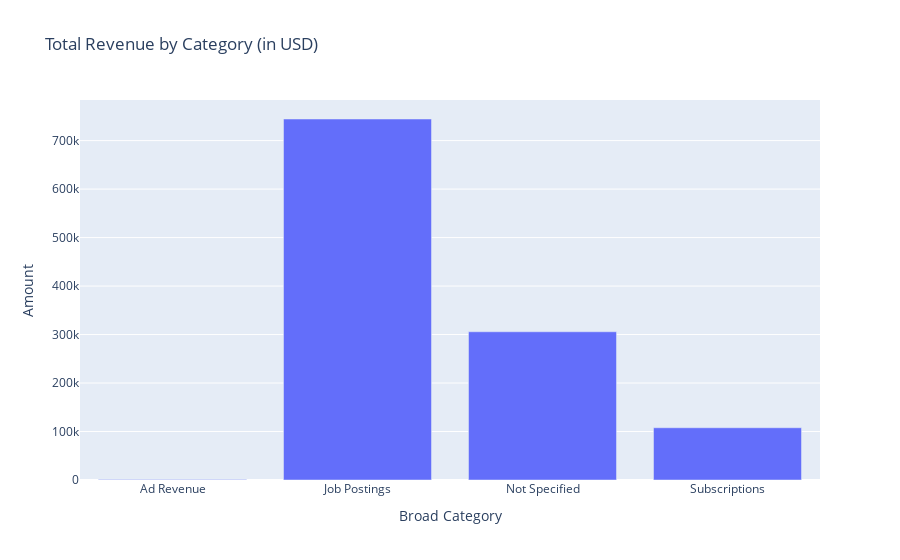

Notebook code for this chart:
### Markdown cell above
##### <b> A. Total Revenue by Product Category</b>

<br>
Job Postings draw in the maximum revenue, around USD 750K, followed by Subscriptions. This implies that the B2B vertical of Bondex outperforms the B2C.

### Code cell
success_txn = data[data['Status']=='Paid']
cat_rev = success_txn.groupby('Broad Category')['Amount'].sum().reset_index()

px.bar(cat_rev, 
       x='Broad Category', 
       y='Amount', 
       title='Total Revenue by Category (in USD)')

### Figure 1 — Plotly figure (JSON) as saved in the notebook; plotly's stock layout.template omitted (floating-point values rounded to 4 significant figures)
{"data": [{"hovertemplate": "Broad Category=%{x}<br>Amount=%{y}<extra></extra>", "legendgroup": "", "marker": {"color": "#636efa", "pattern": {"shape": ""}}, "name": "", "orientation": "v", "showlegend": false, "textposition": "auto", "type": "bar", "x": ["Ad Revenue", "Job Postings", "Not Specified", "Subscriptions"], "xaxis": "x", "y": [1214.0, 744600.0, 305700.0, 107800.0], "yaxis": "y"}], "layout": {"barmode": "relative", "legend": {"tracegroupgap": 0}, "title": {"text": "Total Revenue by Category (in USD)"}, "xaxis": {"anchor": "y", "domain": [0, 1], "title": {"text": "Broad Category"}}, "yaxis": {"anchor": "x", "domain": [0, 1], "title": {"text": "Amount"}}}}
